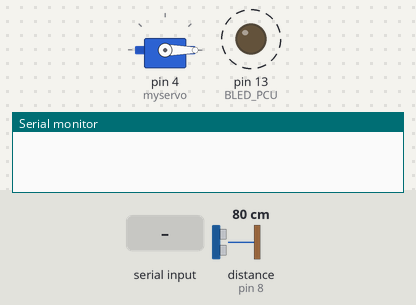
A sketch run on a simulated Arduino Uno, built with avr-gcc and run on an emulated ATmega328P. Shown: servo, output pins drawn as LEDs (lit = HIGH), the last lines printed to the serial monitor. Wiring (inferred from the names in the program): ultrasonic range finder: trigger pin 7; echo pin 8. Dashed ring = blinking. The inputs (shaded band) are chosen by the test bench; at power-on: distance to the obstacle (sensor on pin 8) 80 cm. The echo pulse lasts 58.3 µs per cm; pins used as bus, display or sensor lines are not drawn.

Above: at 1.26 s.
1.3 s: distance to the obstacle (sensor on pin 8) set to 2 cm
At 1.51 s:
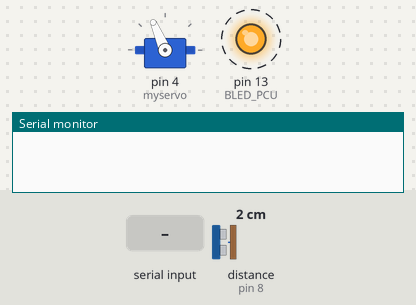
4.3 s: distance to the obstacle (sensor on pin 8) set to 4 cm
At 4.51 s:
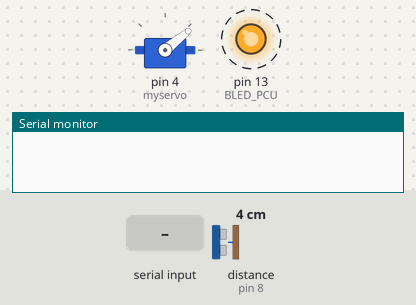
7.3 s: distance to the obstacle (sensor on pin 8) set to 9 cm
At 7.46 s:
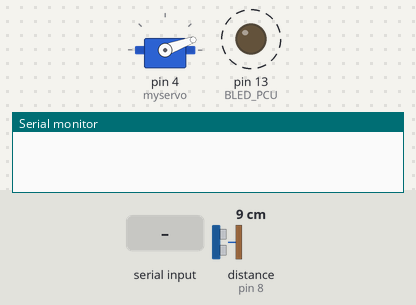
10.3 s: "d?\n" received over Serial
13.3 s: distance to the obstacle (sensor on pin 8) set to 35 cm
16.3 s: distance to the obstacle (sensor on pin 8) set to 92 cm
19.3 s: distance to the obstacle (sensor on pin 8) set to 100 cm
At 19.51 s:
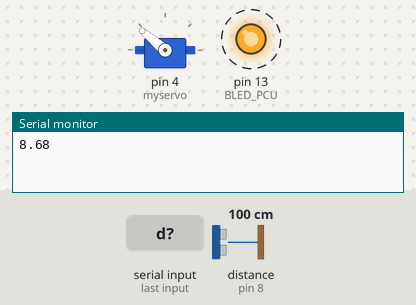
Timing chart, 0 to 23.3 s (numbered marks = the images above; inputs shaded):
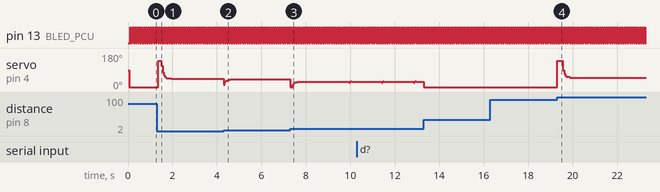

The sketch:

planeador_de_tareas.ino
```cpp
// Planificador

// -- Librerias ------------------------------------------
//Espacio para agregar las librerias necesitadas en el proyecto

float dist();

//---Llamada a las diferentes tareas realizadas en .h----
#include "Pines.h"                                           // Configuracion de pines y shields a utilizar
#include "Distancia.h"
#include "Led.h"                                            // Tarea para medir distancia para el uso en el planeador de tareas
#include "Pid.h"
#include "Comm.h"               // Tarea de comunicacion y algunos comandos para utilizar desde el puerto serial
#include "servomotor.h"


// -- Variables de control de tiempo ---------------------

unsigned long int T;     // Tiempo total (microsegundos)

// -- Variables de temporizacion de tareas ---------------


// Tarea 1: LED

unsigned long int ts1;   // Tiempo parcial (tarea 1)
unsigned long int t01;   // Tiempo de la ultima ejecucion

// Tarea 2: Control de sensor ultrasonico
//#define Ts2 50      // Periodo de la tarea 1
unsigned long int ts2;   // Tiempo parcial (tarea 1)
unsigned long int t02;   // Tiempo de la ultima ejecucion

// Tarea 3: Control de servomotor
#define Ts3 100       // Periodo de la tarea 1
unsigned long int ts3;   // Tiempo parcial (tarea 1)
unsigned long int t03;   // Tiempo de la ultima ejecucion

// -- Inicializacion -------------------------------------

void setup() {
  ts1 = 0;
  t01 = 0;
  ts2 = 0;
  t02 = 0;
  ts3 = 0;
  t03 = 0;
  SetupLED();
  SetupComm();
  SetupDist();
  SetupPid();
  Setupservo();
}

// -- Bucle principal ------------------------------------

void loop(){
   // Actualizar tiempo
  T = millis();               // Tiempo de planeador basado en milisegundos
  // Temporizacion tarea 1
  ts1 = T - t01;
  if (ts1 >= Ts1) {
    UpdateLED();              // en este espacio se hace la llamada a la tarea de acuerdo a
    t01 = T;                  // la configuración de tiempos Ts1
  }


  // Temporizacion tarea 1
  ts2 = T - t02;
  if (ts2 >= Ts2) {
   TareaPID();
    t02 = T;
  }

  }
```

Comm.h
```cpp
/*************************************************************
 *
 * tarea de comunicacion
 *
 * No debe llamarse puesto que se usa serial event, en el String s queda
 * los datos de las comunicaciones
 *
 **********************************************************/
int potpin = 0;  // analog pin used to connect the potentiometer
int val;    // variable to read the value from the analog pin


#pragma once

//String val = "0" ;
String Temporal = "0" ;
String s = "";
// Configuracion de la comunicacion para el desarrollo

void SetupComm() {
  // put your setup code here, to run once:
Serial.begin(BAUD_RATE);     //Configura velocidad de comunicacion, inicializa puerto
}


void serialEvent()
{ s="";   //incia la variable en vacio
  while (Serial.available())          //Mientras haya datos disponibles en el puerto serial
  {   char c = Serial.read();         //guarda en c lo que tiene el puerto serial
      while ( c != '\n' )            //Hasta que el caracter sea intro
        {     s = s + c ;             //concatenamos c con lo que tenia s
              delay(1);               //espera 1 ms
              c = Serial.read();      //guarda en c lo que tiene el puerto serial
        }
  }
    if ( s.startsWith("sp="))          //Si la cadena s inicia con "sp="
     {
        String Temp = s.substring(3);
      //  Serial.println(Temp);
//        Setpoint=Temp.toInt();

     }
    if ( s.startsWith("rc="))         //Si la cadena s inicia con "rc="
    {
      String Temp = s.substring(3);
    //Setpoint=Temp.toInt();
   //  digitalWrite(ledPin,LOW);       //pin apaga
    }

    if ( s.startsWith("d?"))           //Si la cadena s inicia con "d?"
    {
    Serial.println(dist());           // el pin invierte su estado
    }

 if ( s.startsWith("grad="))                                    //Si la cadena s inicia con "Distancia"
    {
  Temporal =  s.substring(5);
  val= Temporal.toInt();
   myservo.write(val);
}
}
```

Distancia.h
```cpp
//*************************Define pines del montaje***********************
long tiempoUlt;
double distancia,distAct;


void SetupDist()
{
  pinMode(TRIGGER, OUTPUT);
  pinMode(ECHO, INPUT);
}

float dist()
{
      digitalWrite(TRIGGER,LOW); /* Por cuestiÃ³n de estabilizaciÃ³n del sensor*/
      delayMicroseconds(2);
      // lanzamos un pequeÃ±o pulso para activar el sensor
      digitalWrite(TRIGGER, HIGH);
      delayMicroseconds(10);
      digitalWrite(TRIGGER, LOW);

      // medimos el pulso de respuesta
      tiempoUlt = (pulseIn(ECHO, HIGH,6000)/2); // dividido por 2 por que es el
                                           // tiempo que el sonido tarda
                                           // en ir y en volver
      // ahora calcularemos la distancia en cm
      // sabiendo que el espacio es igual a la velocidad por el tiempo
      // y que la velocidad del sonido es de 343m/s y que el tiempo lo
      // tenemos en millonesimas de segundo
      distAct = double(tiempoUlt * 0.03432);


return  distancia = (distancia+distAct)/2;

}
```

Led.h
```cpp
/*******************************************************************************
 *
 * Tarea de blink led usando planeador de tareas
 * Al utilizar esta tarea nos percatamos de que el planeador este en funcionamiento
 * se debe declarar BLED_PCU en pines.h para cambiar el pin de salida
 *
*****************************************************************************/
// -- LED management task -------------------------------------------------
#pragma once

void SetupLED() {
  pinMode(BLED_PCU,OUTPUT);
}

void UpdateLED(void) {
  digitalWrite(BLED_PCU, LEDStatus);
  LEDStatus = !LEDStatus;
}
```

Pid.h
```cpp
//Specify the links and initial tuning parameters
PID myPID(&Input, &Output, &Setpoint,10,3,5,P_ON_E, DIRECT); //P_ON_M specifies that Proportional on Measurement be used
                                                            //P_ON_E (Proportional on Error) is the default behavior

void SetupPid()
{
  //initialize the variables we're linked to
  Input = dist();
  Setpoint = 20;

  //turn the PID on
    myPID.SetTunings(2.5,0,1.5);
    myPID.SetControllerDirection(DIRECT);
    myPID.SetSampleTime(50);
    myPID.SetOutputLimits(0,140);
//    myPID.Initialize();
    myPID.SetMode(AUTOMATIC);

}

void TareaPID()
{
  Input = dist();
  myPID.Compute();
//Serial.print(Input);
//Serial.print(" ");
//Serial.println(Output);

//myservo= Serial.read();            //  lee el valor del potenciómetro (valor entre 0 y 1023)
//Output = map(Output, 0, 1023, 0, 150);     // escala para usarlo con el servo (valor entre 0 y 180)
myservo.write(Output);


}
```

Pines.h
```cpp
#pragma once
/********************************************************
 * Definiciones para las shield disponibles
 *
 * ShieldMotor adafruit 0
 * Shield SENA TB6612   1
 * Shield STM32         2
 * Shield ESP32         3
 *
 *******************************************************/
//#define SHIELD_ADAFRUIT
//***********************************
//#ifdef SHIELD_ADAFRUIT
//#include <AFMotor.h>
//#include "ShieldMotor.h"
//#endif
//*************************************************
// Tiempos de tareas
#define Ts1 50      // Periodo de la tarea 1 LED blink
#define Ts2 50      // Periodo de la tarea 2 Medicion Sensor

//************************************************

// tarea de comunicacion configura la velocidad (115200,...)
#define BAUD_RATE 115200

// configura el pin de blink led
#define BLED_PCU  13

// configura los pines de conexion de sensor HC-SR04
#define TRIGGER  7
#define ECHO 8

#include <PID_v1.h>

#include <Servo.h>
Servo myservo;  // create servo object to control a servo
//Define Variables we'll be connecting to
double Setpoint, Input, Output;


boolean LEDStatus = LOW;
```

servomotor.h
```cpp
void Setupservo() {
  myservo.attach(4);  // attaches the servo on pin 9 to the servo object
}


void Setupmotor() {


}
```

Measured:
- the behaviour switches between 95 and 96 cm on distance to the obstacle (sensor on pin 8) (found by bisection; images 3 and 4)
- after the input at 19.3 s, servo on pin 4 (myservo): 0° → 140° at once, → 54° 0.25 s later, → 50° 0.25 s later
- by itself, pin 13 (BLED_PCU): alternates HIGH for 0.05 s and LOW for 0.05 s
